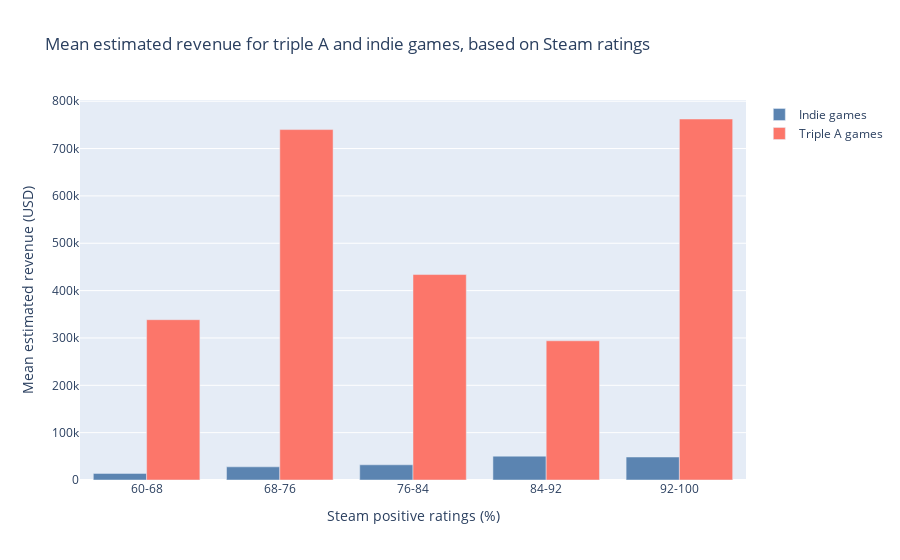

The notebook cell this image was saved under:
### Markdown cell above
### Estimated revenue

The most straightforward statistic to look at for benchmarking a game's reception is its achieved revenue. Sadly, actual revenue numbers are almost exclusively hidden from the public or locked behind a paywall. This is why we used the estimated revenue from the steam trends dataset (Evlko & Sadari, 2023). For this estimate Barabanov and Kobelev used the 'NB number', which describes a game's sale counts per review left on that game (Carless, 2020). Review counts are a public statistic that can be found on Steam. These reviews are openly displayed on a game's store page. \
We also wanted to see if a game's estimated revenue would be higher if that game was well received. For this, we calculated the percentage of positive reviews left on a game's Steam page (positive review count divided by total review count).

### Code cell
df_rev = pd.read_csv('DATASETS/steam_reviews_revenue.csv')
indie = df_rev[df_rev['is_aaa'] == 0]
indie = indie[indie['review_ratio'] >= 60]
indie = indie[indie['Launch Price'] <= 60]
indie = indie[indie['Revenue Estimated'] <= 12000000]
indie['x_as'] = pd.cut(indie['review_ratio'], 5, labels=('1','2','3','4','5'))
indie = indie[['x_as', 'Revenue Estimated']]
indie['x_as2'] = indie['x_as']
indie['x_as'] = indie['x_as'].astype(float)
indie = indie.groupby(['x_as2'], observed=False).mean()
indie['x_as'] = indie['x_as'].astype(str)
indie['x_as'] = indie['x_as'].replace(['1.0','2.0','3.0','4.0','5.0'],['60-68','68-76','76-84','84-92','92-100'])

aaa = df_rev[df_rev['is_aaa'] == 1]
aaa = aaa[aaa['review_ratio'] >= 60]
aaa = aaa[aaa['Launch Price'] <= 120]
aaa = aaa[aaa['Revenue Estimated'] <= 30000000]
aaa['x_as'] = pd.cut(aaa['review_ratio'], 5, labels=('1','2','3','4','5'))
aaa = aaa[['x_as', 'Revenue Estimated']]
aaa['x_as2'] = aaa['x_as']
aaa['x_as'] = aaa['x_as'].astype(float)
aaa = aaa.groupby(['x_as2'], observed= False).mean()
aaa['x_as'] = aaa['x_as'].astype(str)
aaa['x_as'] = aaa['x_as'].replace(['1.0','2.0','3.0','4.0','5.0'],['60-68','68-76','76-84','84-92','92-100'])

trace =[
    go.Bar(name='Indie games', x = indie['x_as'], y = indie['Revenue Estimated'], marker={'color':'#5b84b1'}),
    go.Bar(name='Triple A games', x = aaa['x_as'], y = aaa['Revenue Estimated'], marker={'color':'#fc766a'})
]
layout = go.Layout(
    xaxis=go.layout.XAxis(
        type='category'
    )
)
fig = go.Figure(data=trace, layout=layout)
fig.update_layout(
    title_text='Mean estimated revenue for triple A and indie games, based on Steam ratings',
    xaxis_title='Steam positive ratings (%)',
    yaxis_title='Mean estimated revenue (USD)',
    height=400
)

fig.show()

### Figure 1 — Plotly figure (JSON) as saved in the notebook; plotly's stock layout.template omitted (floating-point values rounded to 4 significant figures)
{"data": [{"marker": {"color": "#5b84b1"}, "name": "Indie games", "type": "bar", "x": ["60-68", "68-76", "76-84", "84-92", "92-100"], "y": [13950.0, 27790.0, 32100.0, 50370.0, 48570.0]}, {"marker": {"color": "#fc766a"}, "name": "Triple A games", "type": "bar", "x": ["60-68", "68-76", "76-84", "84-92", "92-100"], "y": [338500.0, 740000.0, 433900.0, 294000.0, 762400.0]}], "layout": {"autosize": true, "title": {"text": "Mean estimated revenue for triple A and indie games, based on Steam ratings"}, "xaxis": {"autorange": true, "range": [-0.5, 4.5], "title": {"text": "Steam positive ratings (%)"}, "type": "category"}, "yaxis": {"autorange": true, "range": [0, 802500.0], "title": {"text": "Mean estimated revenue (USD)"}, "type": "linear"}}}
